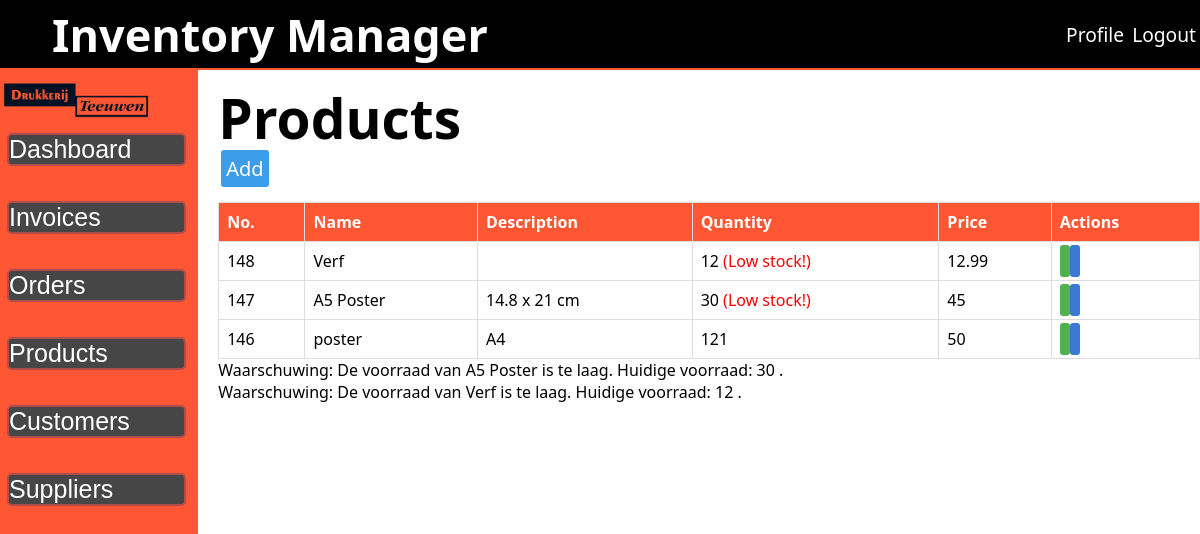
/public/products.php (signed in), run on an earlier commit of the app's database.
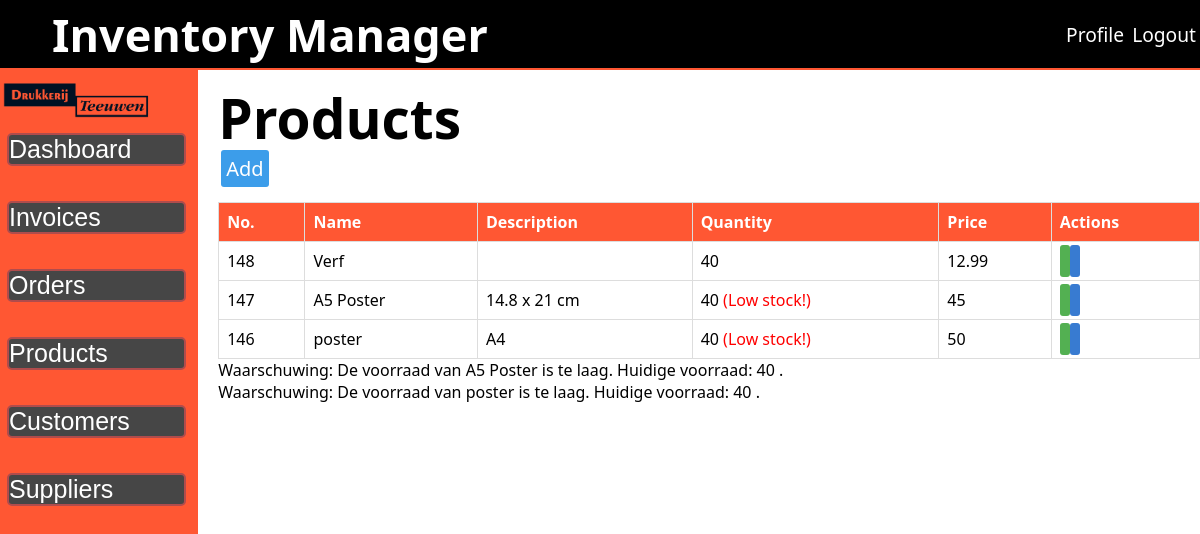
And on a later commit of the database.
### tables this page shows
CREATE TABLE `products` (
  `id` int(11) NOT NULL,
  `product_name` varchar(50) NOT NULL,
  `product_description` varchar(100) DEFAULT NULL,
  `product_quantity` int(11) NOT NULL,
  `product_price` float NOT NULL,
  `other_details` text DEFAULT NULL,
  `supplier_id` int(11) DEFAULT NULL,
  `date` date NOT NULL DEFAULT current_timestamp()
);

### public/products.php (the view, shortened to what this page needs)
<?php
require_once '../src/inc/session_check.php';
$sql = "SELECT
            products.id,
            product_name,
            product_description,
            product_quantity,
            product_price,
            other_details,
            name
        FROM
            products
        INNER JOIN suppliers ON products.supplier_id=suppliers.id
        ORDER BY id DESC
        ";
$result = $con->query($sql);
$minimale_voorraad =array(
    "A5 Poster" => 60,
    "Verf" => 30,
    "poster" => 100,
);
?>
<h1>Products</h1>
<a class="new-data" href="insertProduct.php">Add</a>
    <div class="table-container">
    <table aria-label="Table for products">
        <thead>
            <tr>
                <th>No.</th>
                <th>Name</th>
                <th>Description</th>
                <th>Quantity</th>
                <th>Price</th>
                <th>Actions</th>
            </tr>
        </thead>
        <tbody>
            <?php while ($rows = $result->fetch_assoc()) { ?>
                <tr>
                    <td class="pro-id">
                        <?php echo $rows['id']; ?>
                    </td>
                    <td class="pro-name">
                        <?php echo $rows['product_name']; ?>
                    </td>
                    <td class="pro-descr">
                        <?php echo $rows['product_description']; ?>
                    </td>
                    <td class="pro-qty <?php echo ($rows['product_quantity'] < $minimale_voorraad[$rows['product_name']]) ? 'low-stock' : ''; ?>">
                        <?php echo $rows['product_quantity']; ?>
                        <?php if ($rows['product_quantity'] < $minimale_voorraad[$rows['product_name']]): ?>
                            <span style="color : red;">(Low stock!)</span>
                        <?php endif; ?>
                        </td>
                    <td class="pro-prc">
                        <?php echo $rows['product_price']; ?>
                    </td>
                    <td class="pro-act">
                        <a class="edit-data" href="editProduct.php?id=<?php echo $rows['id']; ?>">
                        </a>
                        <a class="view-data" href="view-product.php?id=<?php echo $rows['id']; ?>">
                        </a>
                    </td>
                </tr>
            <?php } ?>
        </tbody>
    </table>
    <?php
     class StockManager {
             private $db;
             private $minStockLevels;
          public function __construct($db, $minStockLevels) {
                  $this->db = $db;
                  $this->minStockLevels = $minStockLevels;
             }
          public function checkStockLevels() {
                  $warnings = "";
                foreach ($this->minStockLevels as $product => $minStockLevel) {
                      $sql = "SELECT product_quantity FROM products WHERE product_name='$product'";
                         $result = $this->db->query($sql);
                        $row = $result->fetch_assoc();
                       $stockLevel = $row['product_quantity'];
                if ($stockLevel < $minStockLevel) {
                    $warnings .= "Waarschuwing: De voorraad van $product is te laag. Huidige voorraad: $stockLevel  .<br>";
                }
            }
            return $warnings;
             }
         }
             $stockManager = new StockManager($con, $minimale_voorraad);
              $warnings = $stockManager->checkStockLevels();
             if (!empty($warnings)) {
             echo "<div>$warnings</div>";
           }
          ?>
</div>

What changed in the data, as far as the page shows it:
changed products "Verf": product_quantity "12" → "40"; no longer shows "(Low stock!)"
changed products "A5 Poster": product_quantity "30" → "40"
changed products "poster": product_quantity "121" → "40"; now shows "(Low stock!)"
Also different on the page:
new list line: "Waarschuwing: De voorraad van A5 Poster is te laag. Huidige voorraad: 40 ."
new list line: "Waarschuwing: De voorraad van poster is te laag. Huidige voorraad: 40 ."
list line gone: "Waarschuwing: De voorraad van A5 Poster is te laag. Huidige voorraad: 30 ."
list line gone: "Waarschuwing: De voorraad van Verf is te laag. Huidige voorraad: 12 ."
